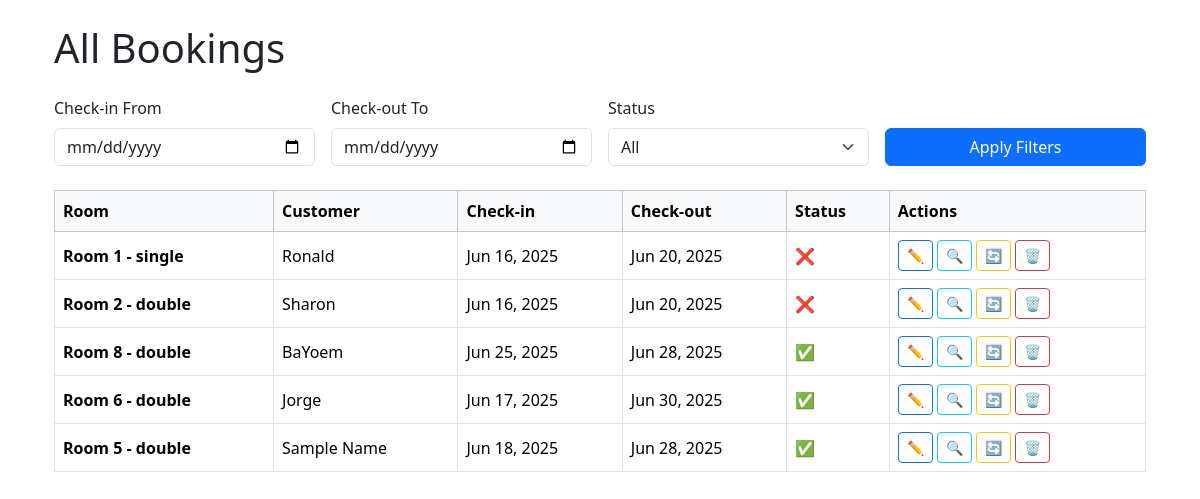
/bookings/ (signed in), run on an earlier commit of the app's database.
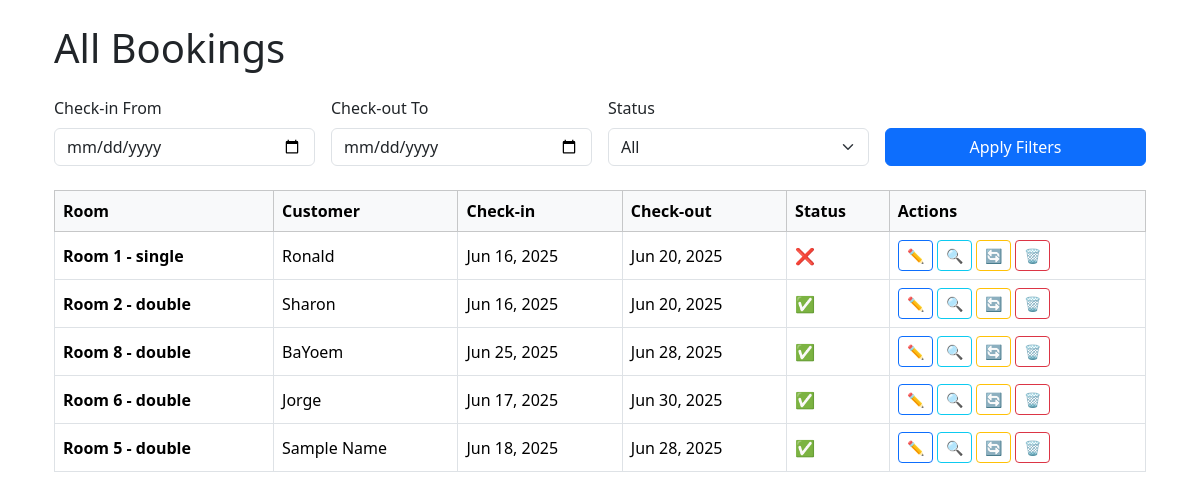
And on a later commit of the database.
### hotel/models.py (models this page shows, shortened)
class Booking(models.Model):
    customer_name = models.CharField(max_length=100)
    contact = models.CharField(max_length=100, default='N/A', blank=True)
    room = models.ForeignKey(Room, on_delete=models.CASCADE)
    check_in = models.DateField()
    check_out = models.DateField()
    is_checked_in = models.BooleanField(default=False)

class Room(models.Model):
    ROOM_TYPES = (
        ('single', 'Single'),
        ('double', 'Double'),
        ('suite', 'Suite'),
    )
    number = models.CharField(max_length=10, unique=True)
    type = models.CharField(max_length=10, choices=ROOM_TYPES)
    price = models.DecimalField(max_digits=8, decimal_places=2)
    is_available = models.BooleanField(default=True)
    def __str__(self):
        return f'Room {self.number} - {self.type}'

### hotel/views.py (the view)
# urls.py: path('bookings/', views.booking_list, name='booking_list'),
@login_required
def booking_list(request):
    bookings = Booking.objects.all()
    start_date = request.GET.get('start_date')
    end_date = request.GET.get('end_date')
    status = request.GET.get('status')
    if start_date:
        bookings = bookings.filter(check_in__gte=start_date)
    if end_date:
        bookings = bookings.filter(check_out__lte=end_date)
    if status == 'checked_in':
        bookings = bookings.filter(is_checked_in=True)
    elif status == 'not_checked_in':
        bookings = bookings.filter(is_checked_in=False)
    return render(request, 'hotel/booking_list.html', {
        'bookings': bookings,
        'start_date': start_date,
        'end_date': end_date,
        'status': status,
        })

### hotel/templates/hotel/booking_list.html (shortened to what this page needs)
{% extends 'hotel/base.html' %}
{% load static %}
{% block content %}
<div class="container mt-4">
    <h1 class="mb-4">All Bookings</h1>
    <form method="get" class="row g-3 mb-4">
        <div class="col-md-3">
            <label class="form-label">Check-in From</label>
            <input type="date" name="start_date" class="form-control" value="{{ start_date }}">
        </div>
        <div class="col-md-3">
            <label class="form-label">Check-out To</label>
            <input type="date" name="end_date" class="form-control" value="{{ end_date }}">
        </div>
        <div class="col-md-3">
            <label class="form-label">Status</label>
            <select name="status" class="form-select">
                <option value="">All</option>
            </select>
        </div>
        <div class="col-md-3 d-flex align-items-end">
            <button type="submit" class="btn btn-primary w-100">Apply Filters</button>
        </div>
    </form>
    <div class="table-responsive">
        <table class="table table-bordered table-hover align-middle">
            <thead class="table-light">
                <tr>
                    <th>Room</th>
                    <th>Customer</th>
                    <th>Check-in</th>
                    <th>Check-out</th>
                    <th>Status</th>
                    <th>Actions</th>
                </tr>
            </thead>
            <tbody>
                {% for booking in bookings %}
                    <tr>
                        <td>
                            <strong>{{ booking.room }}</strong><br>
                        </td>
                        <td>{{ booking.customer_name }}</td>
                        <td>{{ booking.check_in|date:"M d, Y" }}</td>
                        <td>{{ booking.check_out|date:"M d, Y" }}</td>
                        <td>
                            {% if booking.is_checked_in %}
                                <span class="text-success">✅</span>
                            {% else %}
                                <span class="text-danger">❌</span>
                            {% endif %}
                        </td>
                        <td>
                            <a href="{% url 'booking_edit' booking.pk %}" class="btn btn-sm btn-outline-primary">✏️</a>
                            <a href="{% url 'booking_detail' booking.pk %}" class="btn btn-sm btn-outline-info">🔍</a>
                            <a href="{% url 'toggle_checkin' booking.pk %}" class="btn btn-sm btn-outline-warning">🔄</a>
                            <a href="{% url 'booking_delete' booking.pk %}" class="btn btn-sm btn-outline-danger" onclick="return confirm('Are you sure?')">🗑️</a>
                        </td>
                    </tr>
                {% empty %}
                    <tr>
                        <td colspan="6" class="text-center">No bookings found.</td>
                    </tr>
                {% endfor %}
            </tbody>
        </table>
    </div>
</div>
{% endblock %}

What changed in the data, as far as the page shows it:
changed Booking "Sharon": is_checked_in "❌" → "✅"
